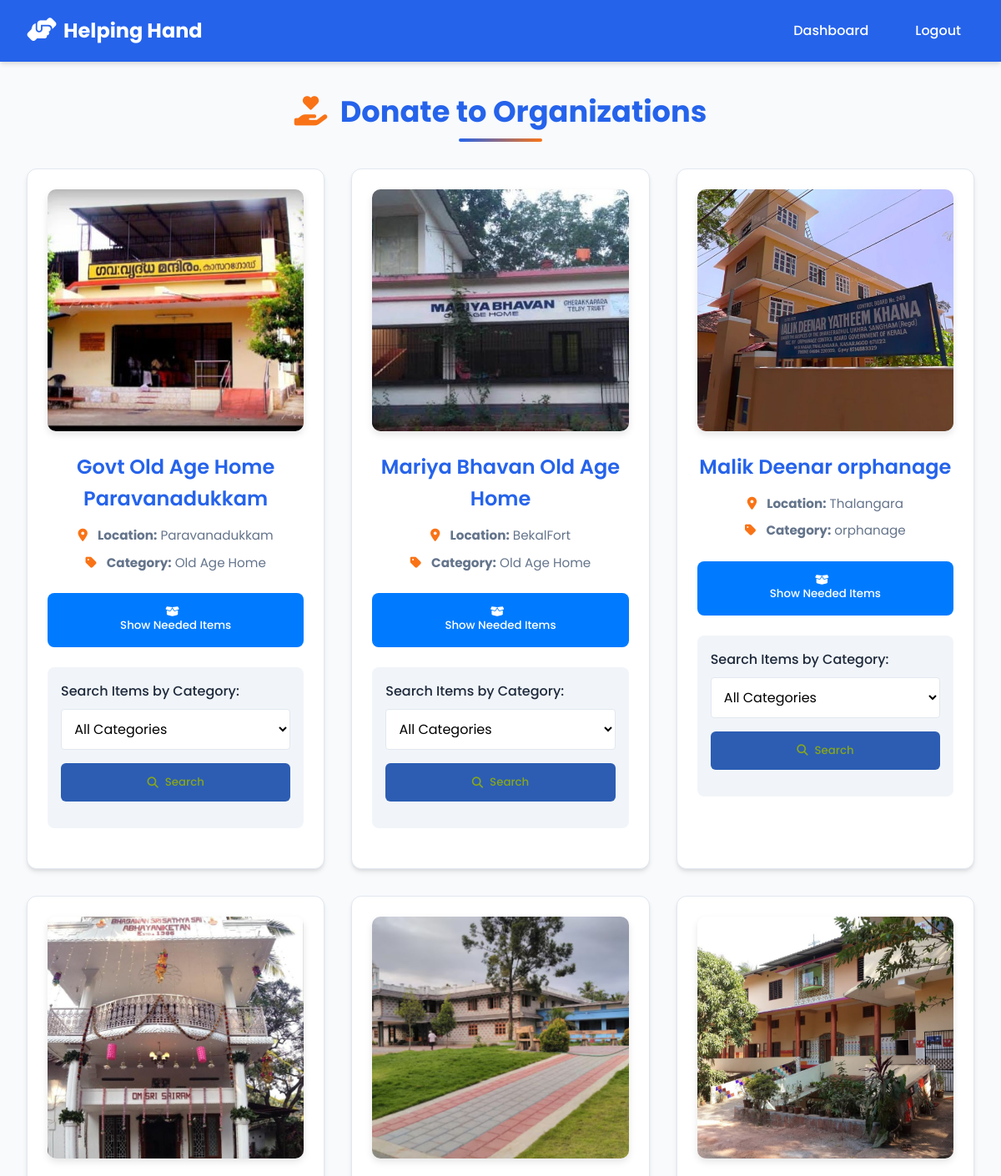
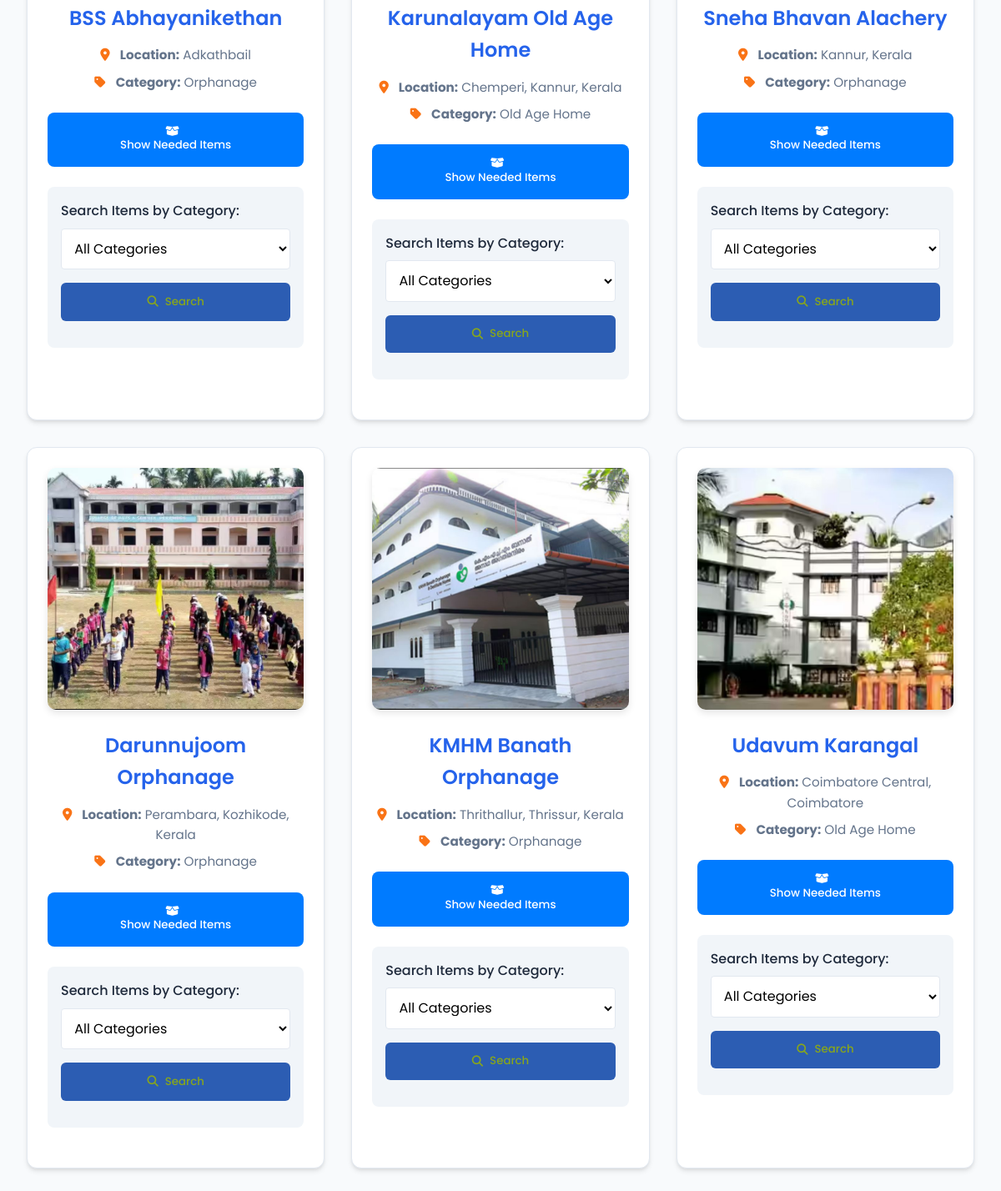
Page /donation/donate/ (signed in) on the committed database (2 pictures, top to bottom).
### donationnn_app/models.py (models this page shows, shortened)
class Organization(models.Model):
    picture = models.ImageField(upload_to='organization_pictures/', blank=True, null=True)
    org_name = models.CharField(max_length=255, verbose_name="Organization Name")
    org_id = models.CharField(max_length=50, unique=True)
    email = models.EmailField(unique=True)
    location = models.CharField(max_length=100)
    category = models.CharField(max_length=50)

### donationnn_app/views.py (the view, shortened to what this page needs)
# urls.py: path('donate/', views.donate, name='donate'),  # Donation page
@login_required
def donate(request):
    if request.user.role != 'donor':
        return redirect('dashboard')
    organizations = Organization.objects.all()
    category = request.GET.get('category')
    org_id = request.GET.get('org_id')
    if org_id:
        organization = get_object_or_404(Organization, id=org_id)
        if category:
            items = organization.items.filter(item_category=category)
        else:
            items = organization.items.all()
        organization.filtered_items = items
        organizations = [organization]
    else:
        for organization in organizations:
            organization.filtered_items = organization.items.all()
    return render(request, 'donationnn_app/donate.html', {
        'organizations': organizations,
        'category': category,
    })

### donationnn_app/templates/donationnn_app/donate.html (shortened to what this page needs)
<!DOCTYPE html>
<html lang="en">
<head>
    <link rel="stylesheet" href="https://cdnjs.cloudflare.com/ajax/libs/font-awesome/6.4.0/css/all.min.css">
</head>
<body>
    <nav class="navbar">
        <a href="/" class="navbar-brand">
            <i class="fas fa-hands-helping"></i>
            Helping Hand
        </a>
        <div class="nav-links">
            <a href="{% url 'dashboard' %}">Dashboard</a>
            <a href="{% url 'logout' %}">Logout</a>
        </div>
    </nav>
    <div class="container">
        <h1><i class="fas fa-hand-holding-heart"></i> Donate to Organizations</h1>
        <div class="organizations-container">
            {% for organization in organizations %}
                <div class="organization-card">
                    <div class="org-header">
                        {% if organization.picture %}
                            <img src="{{ organization.picture.url }}" alt="{{ organization.org_name }}" class="org-image">
                        {% else %}
                            <div class="org-image">
                                <i class="fas fa-building" style="font-size: 3rem; color: #a0aec0;"></i>
                            </div>
                        {% endif %}
                        <div class="org-info">
                            <h2 class="org-name">{{ organization.org_name }}</h2>
                            <p class="org-detail"><i class="fas fa-map-marker-alt"></i> <strong>Location:</strong> {{ organization.location }}</p>
                            <p class="org-detail"><i class="fas fa-tag"></i> <strong>Category:</strong> {{ organization.category }}</p>
                        </div>
                    </div>
                    <button class="search-form button" onclick="toggleItems('{{ organization.id }}')" style="color: #fff; background-color: #007bff;">
                        <i class="fas fa-box-open"></i> Show Needed Items
                    </button>
                    <form method="get" action="{% url 'donate' %}" class="search-form">
                        <label for="category">Search Items by Category:</label>
                        <select name="category" id="category">
                            <option value="">All Categories</option>
                        </select>
                        <button type="submit"><i class="fas fa-search"></i> Search</button>
                    </form>
                </div>
            {% endfor %}
        </div>
    </div>
</body>
</html>

### donationnn_app/templates/donationnn_app/donate.html (style rules this page uses)
:root { --primary-color: #2563eb; --primary-dark: #1d4ed8; --secondary-color: #f97316; --secondary-dark: #ea580c; --success-color: #10b981; --text-color: #1e293b; --light-text: #64748b; --background: #f8fafc; --card-bg: #ffffff; --border-color: #e2e8f0; --shadow: 0 4px 6px -1px rgba(0, 0, 0, 0.1), 0 2px 4px -1px rgba(0, 0, 0, 0.06); --hover-shadow: 0 10px 15px -3px rgba(0, 0, 0, 0.1), 0 4px 6px -2px rgba(0, 0, 0, 0.05); }
* { margin: 0; padding: 0; box-sizing: border-box; font-family: 'Poppins', sans-serif; }
body { background-color: var(--background); color: var(--text-color); line-height: 1.6; }
.container { max-width: 1200px; margin: 0 auto; padding: 2rem; }
h1 { color: var(--primary-color); font-size: 2.2rem; margin-bottom: 2rem; text-align: center; position: relative; padding-bottom: 0.5rem; }
h1::after { content: ''; position: absolute; bottom: 0; left: 50%; transform: translateX(-50%); width: 100px; height: 4px; background: linear-gradient(to right, var(--primary-color), var(--secondary-color)); border-radius: 2px; }
h1 i { color: var(--secondary-color); margin-right: 0.5rem; }
.navbar { display: flex; justify-content: space-between; align-items: center; padding: 1rem 2rem; background-color: var(--primary-color); color: white; box-shadow: var(--shadow); position: sticky; top: 0; z-index: 100; }
.navbar-brand { font-size: 1.5rem; font-weight: 700; color: white; text-decoration: none; display: flex; align-items: center; }
.navbar-brand i { margin-right: 0.5rem; font-size: 1.8rem; }
.nav-links { display: flex; gap: 1.5rem; }
.nav-links a { color: white; text-decoration: none; font-weight: 500; transition: all 0.3s ease; padding: 0.5rem 1rem; border-radius: 4px; }
.org-image { width: 100%; height: 290px; object-fit: cover; border-radius: 10px; box-shadow: 0 4px 8px rgba(0, 0, 0, 0.1); display: block; margin: 0 auto 1.5rem; transition: transform 0.3s ease; }
.organizations-container { display: grid; grid-template-columns: repeat(3, 1fr); gap: 2rem; }
.organization-card { background-color: var(--card-bg); border-radius: 12px; overflow: hidden; box-shadow: var(--shadow); transition: transform 0.3s ease, box-shadow 0.3s ease; border: 1px solid var(--border-color); padding: 1.5rem; }
.org-header { margin-bottom: 1.5rem; }
.org-info { text-align: center; }
.org-name { color: var(--primary-color); font-size: 1.5rem; margin-bottom: 0.8rem; font-weight: 600; }
.org-detail { color: var(--light-text); margin-bottom: 0.5rem; font-size: 0.95rem; }
.org-detail i { color: var(--secondary-color); margin-right: 0.5rem; }
button { background-color: rgb(0, 255, 115); color: rgb(136, 166, 27); border: none; padding: 0.8rem 1.5rem; border-radius: 6px; font-weight: 500; transition: background-color 0.3s ease, transform 0.3s ease; display: block; width: 100%; margin-bottom: 1rem; display: flex; align-items: center; justify-content: center; }
button i { margin-right: 0.5rem; }
.search-form { background-color: #f1f5f9; padding: 1rem; border-radius: 8px; margin-bottom: 1.5rem; display: flex; flex-direction: column; }
.search-form label { margin-bottom: 0.5rem; font-weight: 500; color: var(--text-color); }
.search-form select { padding: 0.7rem; border: 1px solid var(--border-color); border-radius: 4px; margin-bottom: 1rem; background-color: white; font-size: 1rem; }
.search-form button { background-color: rgb(44, 93, 179); }

### rows in the picture
Organization: picture (picture), org_name "Govt Old Age Home Paravanadukkam", location "Paravanadukkam", category "Old Age Home"
Organization: picture (picture), org_name "Mariya Bhavan Old Age Home", location "BekalFort", category "Old Age Home"
Organization: picture (picture), org_name "Malik Deenar orphanage", location "Thalangara", category "orphanage"
Organization: picture (picture), org_name "BSS Abhayanikethan", location "Adkathbail", category "Orphanage"
Organization: picture (picture), org_name "Karunalayam Old Age Home", location "Chemperi, Kannur, Kerala", category "Old Age Home"
Organization: picture (picture), org_name "Sneha Bhavan Alachery", location "Kannur, Kerala", category "Orphanage"
Organization: picture (picture), org_name "Darunnujoom Orphanage", location "Perambara, Kozhikode, Kerala", category "Orphanage"
Organization: picture (picture), org_name "KMHM Banath Orphanage", location "Thrithallur, Thrissur, Kerala", category "Orphanage"
Organization: picture (picture), org_name "Udavum Karangal", location "Coimbatore Central, Coimbatore", category "Old Age Home"
